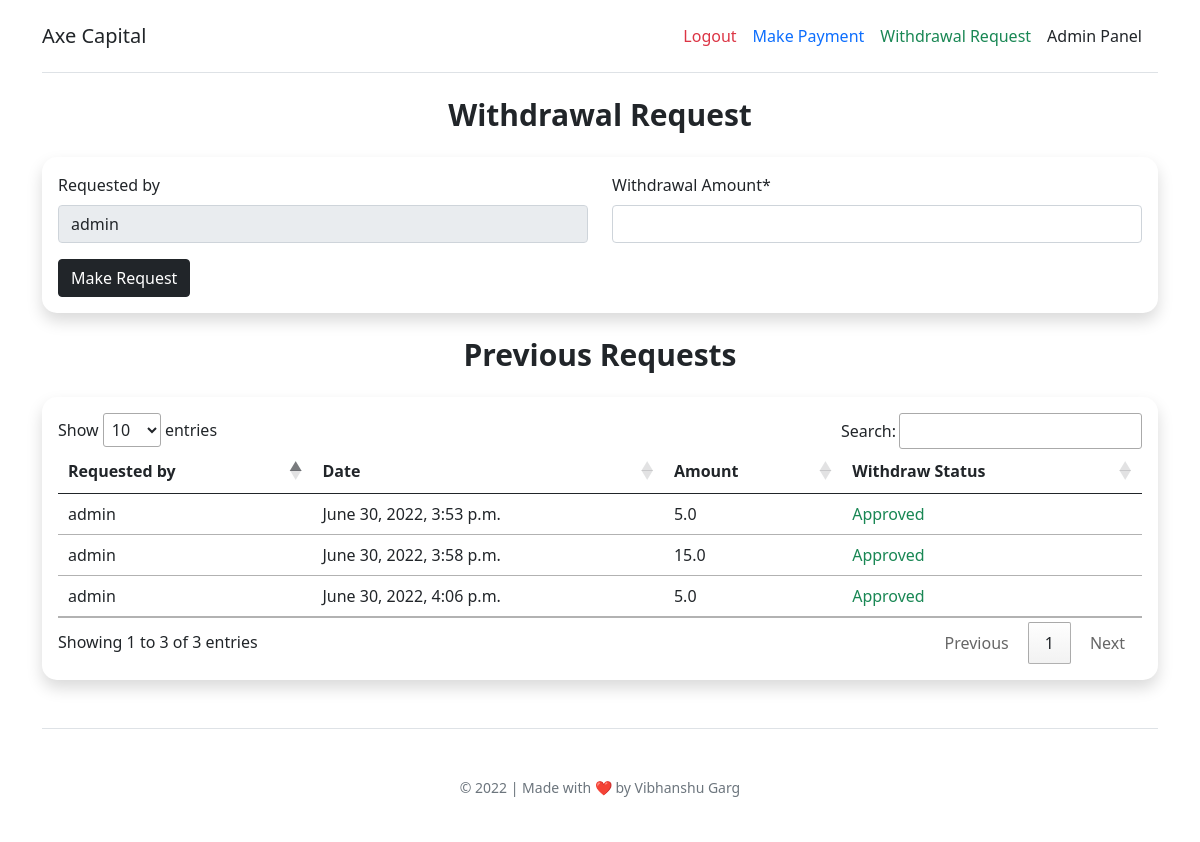
Before: /withdraw/ (signed in) with the older database file.
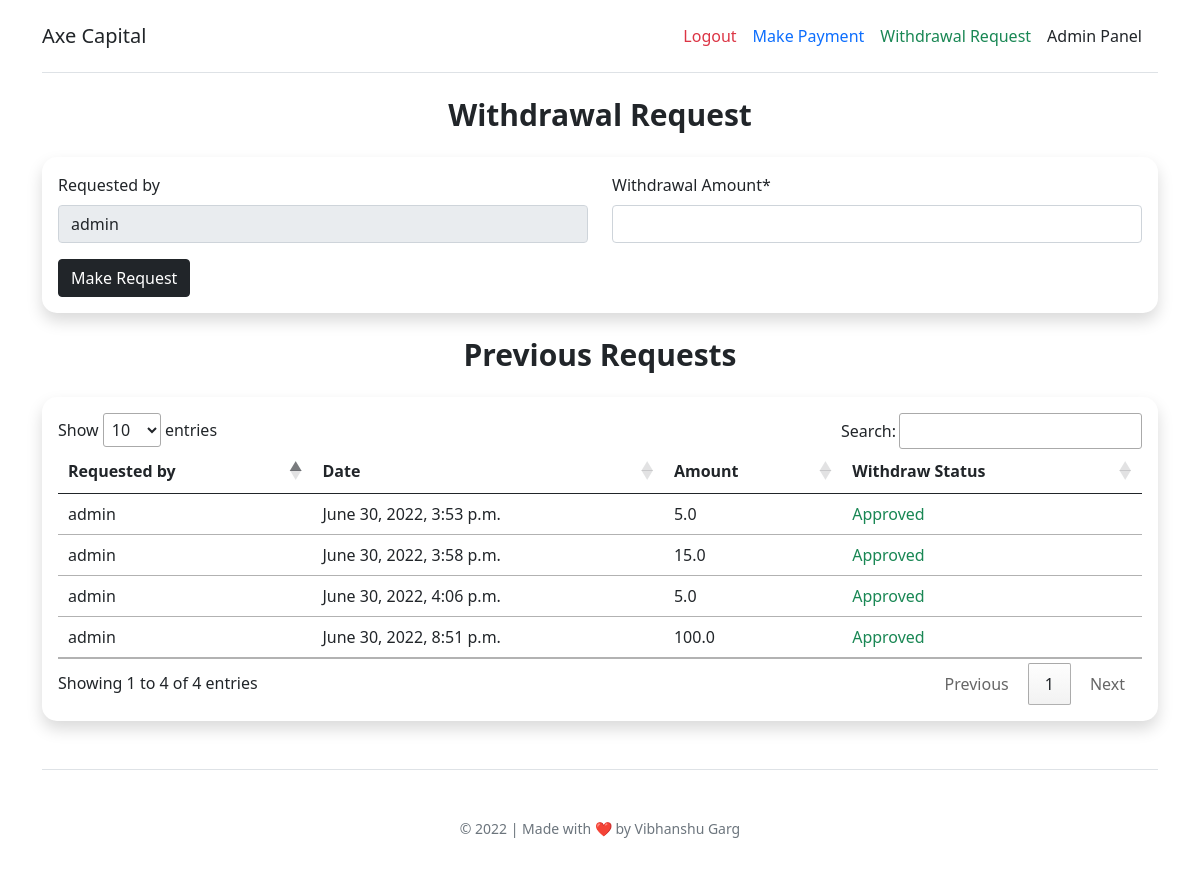
After: the same page with the newer database file.
### myapp/models.py (models this page shows, shortened)
class Withdraw(models.Model):
    requested_by = models.CharField(max_length=100, null=True, blank=True)
    requested_on = models.DateTimeField(default=timezone.now)
    amount = models.FloatField()
    present_balance = models.FloatField(null=True, blank=True)
    invested_balance = models.FloatField(null=True, blank=True)
    status = models.CharField(max_length=5, null=True, blank=True)
    status_updated_by = models.CharField(max_length=100, null=True, blank=True)
    user_commission = models.FloatField(null=True, blank=True, default=25)
    status_updated_on = models.DateTimeField(null=True, blank=True)
    plantype = models.CharField(max_length=200, choices=PLAN_TYPE, default='',null=True, blank=True)

### myapp/views.py (the view, shortened to what this page needs)
# urls.py: path('withdraw/', views.withdraw, name='withdraw'),
@login_required
def withdraw(request):
    data = Withdraw.objects.all()
    mydata = Transaction.objects.values('made_by').annotate(total_present_amount=Sum('amount')).order_by('-total_present_amount').filter(status='TXN_SUCCESS')
    form = WithdrawForm(initial={'requested_by': request.user.username})
    return render(request, 'withdraw.html',{'form':form,'data':data})

### myapp/forms.py
class WithdrawForm(forms.ModelForm):
    class Meta:
        model = Withdraw
        fields = ('requested_by','amount','status','status_updated_by','status_updated_on','present_balance','plantype','user_commission','invested_balance')
        labels = {
            'requested_by': 'Requested by',
            'amount': 'Withdrawal Amount',
            'status': 'Status (Type A/R)',
            'status_updated_by': 'Status updated by',
            'present_balance': 'Present Balance',
            'plantype': 'Plantype',
            'user_commission': 'User Commission',
            'invested_balance': 'Invested Balance'
        }
        widgets = {
        'requested_by':forms.TextInput(attrs={'readonly':True}),
        'status_updated_by':forms.TextInput(attrs={'readonly':True}),
        'plantype':forms.TextInput(attrs={'readonly':True}),
        }

### templates/withdraw.html (shortened to what this page needs)
{% load crispy_forms_filters %}
{% load crispy_forms_tags %}
<!doctype html>
<html lang="en">
<head>
    <link href="https://cdn.jsdelivr.net/npm/bootstrap@5.0.0/dist/css/bootstrap.min.css" rel="stylesheet"
>
    <link rel="stylesheet" href="styles.css">
    <link rel="stylesheet" type="text/css" href="https://cdn.datatables.net/1.12.1/css/jquery.dataTables.css">
</head>
<body>
    <div class="container py-3">
        <header>
            <div class="d-flex flex-column flex-md-row align-items-center pb-3 mb-4 border-bottom">
                <a href="/" class="d-flex align-items-center text-dark text-decoration-none">
                    <span class="fs-5">Axe Capital</span>
                </a>
                <nav class="d-inline-flex mt-2 mt-md-0 ms-md-auto">
                    {% if request.user.is_authenticated %}
                    <a class="me-3 py-2 text-danger text-decoration-none" href="/logout">Logout</a>
                    <a class="me-3 py-2 text-primary text-decoration-none" href="/payment">Make Payment</a>
                    <a class="me-3 py-2 text-success text-decoration-none" href="/withdraw">Withdrawal Request</a>
                    {% else %}
                    <a class="me-3 py-2 text-dark text-decoration-none" href="/login">Login</a>
                    {% endif %}
                    {% if request.user.is_superuser %}
                    <a class="me-3 py-2 text-dark text-decoration-none" href="/admin-home">Admin Panel</a>
                    {% endif %}
                </nav>
            </div>
        </header>
        <h3 class="display-4 text-center" style="color:#212529; font-size:30px !important;font-weight:bold">Withdrawal Request</h3>
        <div class="card shadow my-4" style="border: 0 !important;border-radius:15px">
            <div class="card-body ">
                <form method="post" enctype="multipart/form-data">
                    <div class="row">
                        <div class="col-md-6 mb-0">
                            {{ form.requested_by|as_crispy_field }}
                        </div>
                        <div class="col-md-6 mb-0">
                            {{ form.amount|as_crispy_field }}
                        </div>
                    </div>
                    <div class="form-group">
                        <input type="submit" value="Make Request" class="btn btn-dark">
                    </div>
                </form>
            </div>
        </div>
        <h3 class="display-4 text-center" style="color:#212529; font-size:30px !important;font-weight:bold">Previous Requests</h3>
        <div class="card shadow my-4" style="border: 0 !important;border-radius:15px">
            <div class="card-body">
                <div class="table-responsive">
                    <table class="table table-sm" id="transTable">
                        <thead>
                            <tr>
                                <th scope="col">Requested by</th>
                                <th scope="col">Date</th>
                                <th scope="col">Amount</th>
                                <th scope="col">Withdraw Status</th>
                            </tr>
                        </thead>
                        <tbody>
                            {% for i in data %}
                            {% if i.requested_by == request.user.username %}
                            <tr>
                                <td>{{i.requested_by}}</td>
                                <td>{{i.requested_on}}</td>
                                <td>{{i.amount}}</td>
                                {% if i.status == 'Roll Over' %}
                                <td class="text-success">Approved</td>
                                {% elif i.status is None %}
                                <td class="text-info">Awaiting</td>
                                {% else %}
                                <td class="text-danger">Rejected</td>
                                {% endif %}
                            </tr>
                            {% endif %}
                            {% endfor %}
                        </tbody>
                    </table>
                </div>
            </div>
        </div>
        <footer class="pt-4 my-md-5 pt-md-5 border-top">
            <div class="row">
                <div class="col-12 col-md text-center">
                    <small class="d-block mb-3 text-muted">&copy; 2022 | Made with ❤️ by Vibhanshu Garg</small>
                </div>
            </div>
        </footer>
    </div>
</body>
</html>

Changed rows visible on the page:
added Withdraw: requested_by "admin", requested_on "June 30, 2022, 8:51 p.m.", amount "100.0", status "Approved"
Other visible differences:
text written by a page script: "Show entries Search: Showing 1 to 3 of 3 entries Previous 1 Next" → "Show entries Search: Showing 1 to 4 of 4 entries Previous 1 Next"
